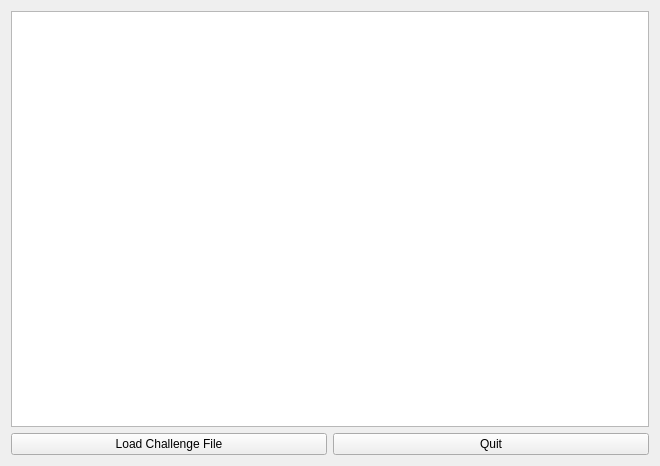
<?xml version="1.0" encoding="UTF-8"?>
<ui version="4.0">
 <class>QMainWidget</class>
 <widget class="QWidget" name="QMainWidget">
  <property name="geometry">
   <rect>
    <x>0</x>
    <y>0</y>
    <width>660</width>
    <height>466</height>
   </rect>
  </property>
  <property name="windowTitle">
   <string>KanoTest - Zach Toogood</string>
  </property>
  <layout class="QGridLayout" name="gridLayout">
   <item row="0" column="0">
    <layout class="QVBoxLayout" name="verticalLayout">
     <item>
      <widget class="QListWidget" name="listWidget"/>
     </item>
     <item>
      <layout class="QHBoxLayout" name="horizontalLayout">
       <item>
        <widget class="QPushButton" name="loadButton">
         <property name="text">
          <string>Load Challenge File</string>
         </property>
        </widget>
       </item>
       <item>
        <widget class="QPushButton" name="quitButton">
         <property name="text">
          <string>Quit</string>
         </property>
        </widget>
       </item>
      </layout>
     </item>
    </layout>
   </item>
  </layout>
 </widget>
 <layoutdefault spacing="6" margin="11"/>
 <resources/>
 <connections/>
</ui>
